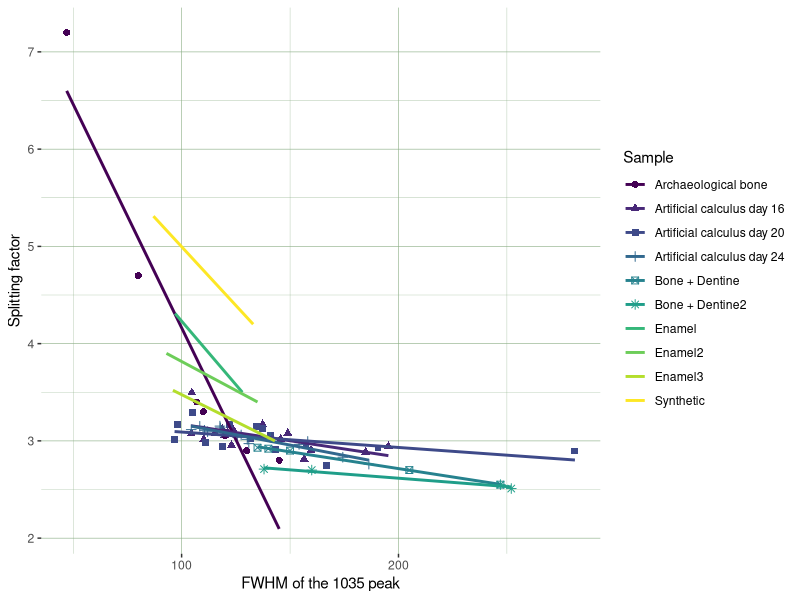
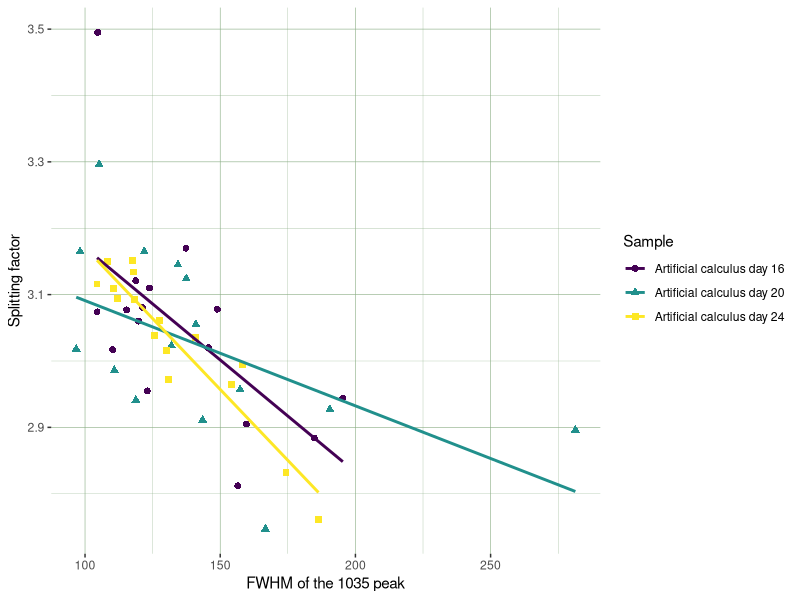

Here is the R script that generated these plots, in order:
library(tidyverse)

options(ggplot2.discrete.colour = function() scale_colour_viridis_d(),
        ggplot2.continuous.colour = function() scale_colour_viridis_c())

# set a consistent theme across plots
capapres_theme <- theme(panel.background = element_rect(fill = "transparent", colour = NA),
                        plot.background = element_rect(fill = "transparent", colour = NA),
                        panel.grid = element_line(colour = "#88AC82", size = 0.2), # gridlines matching slides colour
                        panel.border = element_blank()) 

grind_data_raw <- readr::read_csv2("data/grind-curve.csv")

grind_data <- grind_data_raw %>%
  mutate(day = stringr::str_extract(Sample, "[0-9*?]."),
         grind = stringr::str_extract(Sample, "[a-f]$"),
         Sample = if_else(str_detect(Sample, "F"), "Artificial calculus", Sample),
         Sample_day = if_else(!is.na(day), paste(Sample, "day", day), Sample))

# Plot of grind curves
grind_data %>%
  group_by(day, Sample) %>%
  ggplot(aes(x = FWHM, y = IRSF, col = Sample_day, shape = Sample_day)) +
    geom_point(size = 2) +
    geom_smooth(method = "lm", se = F) +
    #theme_minimal() +
    labs(col = "Sample", shape = "Sample",
         x = "FWHM of the 1035 peak",
         y = "Splitting factor") +
    capapres_theme
    #scale_color_viridis_d()

# isolate artificial samples to see diffs between days
grind_data %>%
  filter(Sample == "Artificial calculus") %>%
  #group_by(day, Sample) %>%
  ggplot(aes(x = FWHM, y = IRSF, col = Sample_day, shape = Sample_day)) +
  geom_point(size = 2) +
  geom_smooth(method = "lm", se = F) +
  #theme_minimal() +
  labs(col = "Sample", shape = "Sample",
       x = "FWHM of the 1035 peak",
       y = "Splitting factor") +
  capapres_theme
#scale_color_viridis_d()


grind_data
